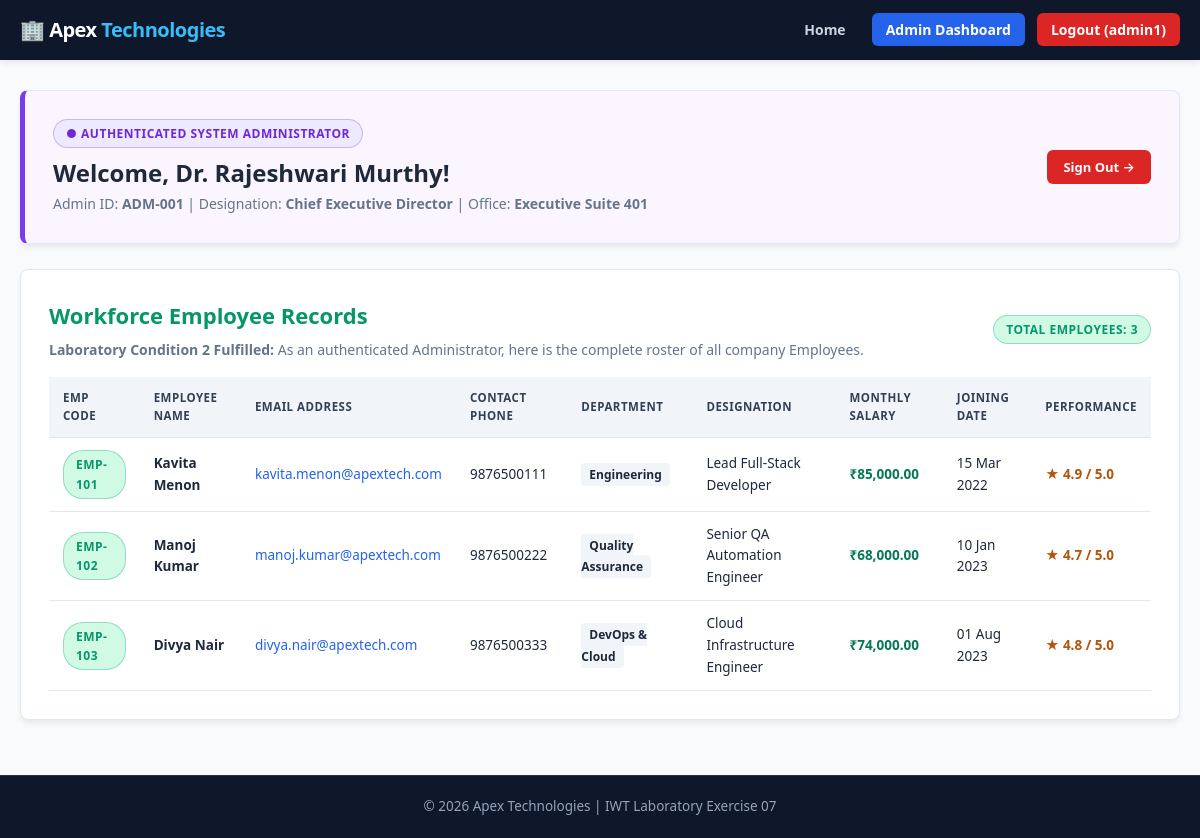
Page /admin_dashboard.php (signed in) on the committed database.
### tables this page shows
CREATE TABLE `admin_profiles` (
    `id` INT AUTO_INCREMENT PRIMARY KEY,
    `user_id` INT NOT NULL,
    `admin_code` VARCHAR(20) NOT NULL UNIQUE,
    `office_room` VARCHAR(50) NOT NULL,
    `department` VARCHAR(100) NOT NULL,
    `designation` VARCHAR(100) NOT NULL,
    `responsibilities` TEXT NOT NULL,
    `emergency_contact` VARCHAR(15) NOT NULL,
    FOREIGN KEY (`user_id`) REFERENCES `users`(`id`) ON DELETE CASCADE
);

CREATE TABLE `users` (
    `id` INT AUTO_INCREMENT PRIMARY KEY,
    `username` VARCHAR(50) NOT NULL UNIQUE,
    `password` VARCHAR(255) NOT NULL,
    `role` ENUM('admin', 'employee') NOT NULL,
    `name` VARCHAR(100) NOT NULL,
    `email` VARCHAR(100) NOT NULL UNIQUE,
    `phone` VARCHAR(15) NOT NULL,
    `created_at` TIMESTAMP DEFAULT CURRENT_TIMESTAMP
);

CREATE TABLE `employee_profiles` (
    `id` INT AUTO_INCREMENT PRIMARY KEY,
    `user_id` INT NOT NULL,
    `emp_code` VARCHAR(20) NOT NULL UNIQUE,
    `department` VARCHAR(100) NOT NULL,
    `designation` VARCHAR(100) NOT NULL,
    `salary` DECIMAL(10,2) NOT NULL,
    `joining_date` DATE NOT NULL,
    `performance_rating` VARCHAR(10) NOT NULL,
    FOREIGN KEY (`user_id`) REFERENCES `users`(`id`) ON DELETE CASCADE
);

### admin_dashboard.php (the view, shortened to what this page needs)
<?php
require_once 'db.php';
$user_id = $_SESSION['user_id'];
$adm_stmt = $conn->prepare("
    SELECT u.name, u.email, u.phone, u.username, a.admin_code, a.office_room, a.department, a.designation, a.responsibilities, a.emergency_contact
    FROM users u
    JOIN admin_profiles a ON u.id = a.user_id
    WHERE u.id = ?
");
$adm_stmt->bind_param("i", $user_id);
$adm_stmt->execute();
$current_admin = $adm_stmt->get_result()->fetch_assoc();
$employees_query = "
    SELECT u.name, u.email, u.phone, e.emp_code, e.department, e.designation, e.salary, e.joining_date, e.performance_rating
    FROM employee_profiles e
    JOIN users u ON e.user_id = u.id
    ORDER BY e.id ASC
";
$employees_result = $conn->query($employees_query);
?>
<!DOCTYPE html>
<html lang="en">
<head>
    <link rel="stylesheet" href="style.css">
</head>
<body>
    <header class="corp-header">
        <div class="nav-container">
            <a href="index.php" class="corp-brand">🏢 Apex <span>Technologies</span></a>
            <nav class="corp-nav">
                <ul>
                    <li><a href="index.php">Home</a></li>
                    <li><a href="admin_dashboard.php" class="active">Admin Dashboard</a></li>
                    <li><a href="logout.php" style="background: #dc2626; color: #fff;">Logout (<?php echo htmlspecialchars($_SESSION['username']); ?>)</a></li>
                </ul>
            </nav>
        </div>
    </header>
    <main class="main-content">
        <div class="card" style="border-left: 5px solid var(--admin-theme); background: #faf5ff;">
            <div style="display: flex; justify-content: space-between; align-items: center; flex-wrap: wrap; gap: 15px;">
                <div>
                    <span class="role-badge role-admin">&#9679; Authenticated System Administrator</span>
                    <h2 style="margin-top: 6px;">Welcome, <?php echo htmlspecialchars($current_admin['name'] ?? $_SESSION['name']); ?>!</h2>
                    <p style="color: var(--text-muted); font-size: 14px;">
                        Admin ID: <strong><?php echo htmlspecialchars($current_admin['admin_code'] ?? 'ADM-NEW'); ?></strong> |
                        Designation: <strong><?php echo htmlspecialchars($current_admin['designation'] ?? 'Executive Officer'); ?></strong> |
                        Office: <strong><?php echo htmlspecialchars($current_admin['office_room'] ?? 'Admin Block'); ?></strong>
                    </p>
                </div>
                <div>
                    <a href="logout.php" style="background: #dc2626; color: #ffffff; padding: 8px 16px; border-radius: 6px; text-decoration: none; font-size: 13px; font-weight: 600;">Sign Out &rarr;</a>
                </div>
            </div>
        </div>
        <div class="card">
            <div style="display: flex; justify-content: space-between; align-items: center; flex-wrap: wrap; gap: 10px; margin-bottom: 15px;">
                <div>
                    <h3 class="card-title" style="color: var(--emp-theme);">Workforce Employee Records</h3>
                    <p class="card-subtitle" style="margin-bottom: 0;">
                        <strong>Laboratory Condition 2 Fulfilled:</strong> As an authenticated Administrator, here is the complete roster of all company Employees.
                    </p>
                </div>
                <div>
                    <span class="role-badge role-employee">Total Employees: <?php echo $employees_result ? $employees_result->num_rows : 0; ?></span>
                </div>
            </div>
            <div class="table-responsive">
                <table class="data-table">
                    <thead>
                        <tr>
                            <th>Emp Code</th>
                            <th>Employee Name</th>
                            <th>Email Address</th>
                            <th>Contact Phone</th>
                            <th>Department</th>
                            <th>Designation</th>
                            <th>Monthly Salary</th>
                            <th>Joining Date</th>
                            <th>Performance</th>
                        </tr>
                    </thead>
                    <tbody>
                        <?php while ($emp = $employees_result->fetch_assoc()): ?>
                            <tr>
                                <td><span class="role-badge role-employee"><?php echo htmlspecialchars($emp['emp_code']); ?></span></td>
                                <td><strong><?php echo htmlspecialchars($emp['name']); ?></strong></td>
                                <td><a href="mailto:<?php echo htmlspecialchars($emp['email']); ?>" style="color: var(--primary); text-decoration: none;"><?php echo htmlspecialchars($emp['email']); ?></a></td>
                                <td><?php echo htmlspecialchars($emp['phone']); ?></td>
                                <td><span style="background: #f1f5f9; padding: 3px 8px; border-radius: 4px; font-weight: 600; font-size: 12px;"><?php echo htmlspecialchars($emp['department']); ?></span></td>
                                <td><?php echo htmlspecialchars($emp['designation']); ?></td>
                                <td style="font-weight: 700; color: #047857;">&#8377;<?php echo number_format($emp['salary'], 2); ?></td>
                                <td><?php echo htmlspecialchars(date('d M Y', strtotime($emp['joining_date']))); ?></td>
                                <td><span style="font-weight: 700; color: #b45309;">&#9733; <?php echo htmlspecialchars($emp['performance_rating']); ?></span></td>
                            </tr>
                        <?php endwhile; ?>
                    </tbody>
                </table>
            </div>
        </div>
    </main>
    <footer class="corp-footer">
        <p>&copy; 2026 Apex Technologies | IWT Laboratory Exercise 07</p>
    </footer>
</body>
</html>

### style.css (style rules this page uses)
:root { --primary: #2563eb; --primary-dark: #1d4ed8; --admin-theme: #7c3aed; --admin-dark: #6d28d9; --admin-bg: #ede9fe; --emp-theme: #059669; --emp-bg: #d1fae5; --secondary: #0f172a; --bg-page: #f8fafc; --bg-card: #ffffff; --text-primary: #1e293b; --text-muted: #64748b; --border: #e2e8f0; --danger: #dc2626; --danger-bg: #fee2e2; --radius: 8px; --shadow: 0 4px 6px -1px rgba(0, 0, 0, 0.08); }
* { margin: 0; padding: 0; box-sizing: border-box; }
body { font-family: 'Segoe UI', system-ui, -apple-system, sans-serif; background-color: var(--bg-page); color: var(--text-primary); line-height: 1.6; min-height: 100vh; display: flex; flex-direction: column; }
header.corp-header { background-color: var(--secondary); color: #ffffff; box-shadow: var(--shadow); position: sticky; top: 0; z-index: 100; }
.nav-container { max-width: 1200px; margin: 0 auto; padding: 14px 20px; display: flex; justify-content: space-between; align-items: center; flex-wrap: wrap; gap: 15px; }
.corp-brand { font-size: 20px; font-weight: 800; color: #ffffff; text-decoration: none; letter-spacing: -0.5px; }
.corp-brand span { color: #38bdf8; }
nav.corp-nav ul { display: flex; list-style: none; gap: 12px; align-items: center; }
nav.corp-nav a { color: #cbd5e1; text-decoration: none; font-weight: 600; font-size: 14px; padding: 7px 14px; border-radius: 6px; transition: all 0.2s; }
nav.corp-nav a:hover, nav.corp-nav a.active { background-color: var(--primary); color: #ffffff; }
main.main-content { flex: 1; max-width: 1200px; margin: 30px auto; padding: 0 20px; width: 100%; }
.card { background: var(--bg-card); border: 1px solid var(--border); border-radius: var(--radius); padding: 28px; box-shadow: var(--shadow); margin-bottom: 25px; }
.card-title { font-size: 22px; color: var(--secondary); margin-bottom: 6px; }
.card-subtitle { color: var(--text-muted); font-size: 14px; margin-bottom: 20px; }
.role-badge { display: inline-block; padding: 4px 12px; border-radius: 20px; font-size: 12px; font-weight: 800; text-transform: uppercase; letter-spacing: 0.5px; }
.role-admin { background-color: var(--admin-bg); color: var(--admin-dark); border: 1px solid rgba(124, 58, 237, 0.3); }
.role-employee { background-color: var(--emp-bg); color: var(--emp-theme); border: 1px solid rgba(5, 150, 105, 0.3); }
.table-responsive { overflow-x: auto; margin-top: 15px; }
table.data-table { width: 100%; border-collapse: collapse; font-size: 13.5px; }
table.data-table th, table.data-table td { padding: 12px 14px; border-bottom: 1px solid var(--border); text-align: left; }
table.data-table th { background-color: #f1f5f9; color: #334155; font-weight: 700; text-transform: uppercase; font-size: 11.5px; letter-spacing: 0.5px; }
footer.corp-footer { background-color: var(--secondary); color: #94a3b8; text-align: center; padding: 20px; font-size: 13.5px; border-top: 1px solid rgba(255, 255, 255, 0.1); margin-top: auto; }

### rows in the picture
admin_profiles: user.name "Dr. Rajeshwari Murthy", admin_code "ADM-001", designation "Chief Executive Director", office_room "Executive Suite 401"
employee_profiles: emp_code "EMP-101", user.name "Kavita Menon", user.email "kavita.menon@apextech.com", user.phone "9876500111", department "Engineering", designation "Lead Full-Stack Developer", salary "85,000.00", joining_date "15 Mar 2022", performance_rating "4.9 / 5.0"
employee_profiles: emp_code "EMP-102", user.name "Manoj Kumar", user.email "manoj.kumar@apextech.com", user.phone "9876500222", department "Quality Assurance", designation "Senior QA Automation Engineer", salary "68,000.00", joining_date "10 Jan 2023", performance_rating "4.7 / 5.0"
employee_profiles: emp_code "EMP-103", user.name "Divya Nair", user.email "divya.nair@apextech.com", user.phone "9876500333", department "DevOps & Cloud", designation "Cloud Infrastructure Engineer", salary "74,000.00", joining_date "01 Aug 2023", performance_rating "4.8 / 5.0"

### other values in the picture
$_SESSION['username'] "admin1"
$employees_result->num_rows "3"
